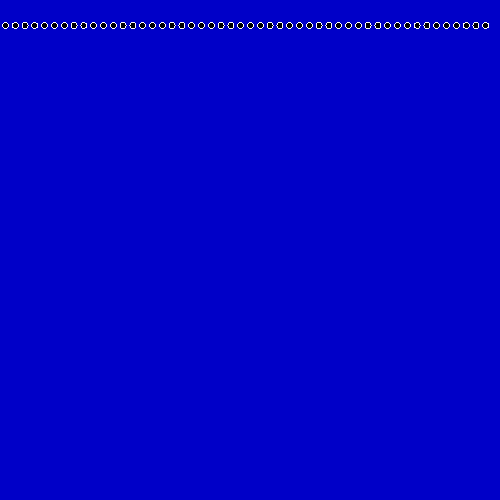
Frame 1 (no input)
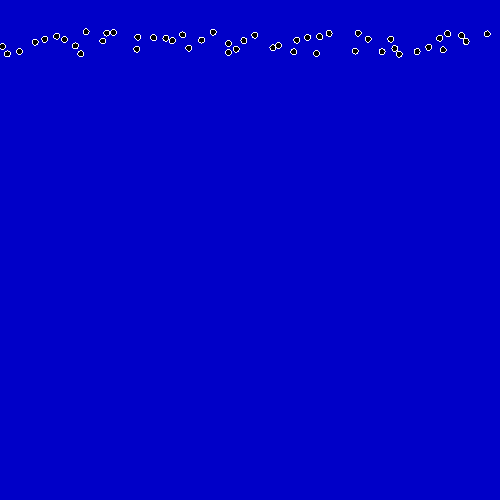
Frame 60 (the mouse pressed at the canvas centre just before this capture)
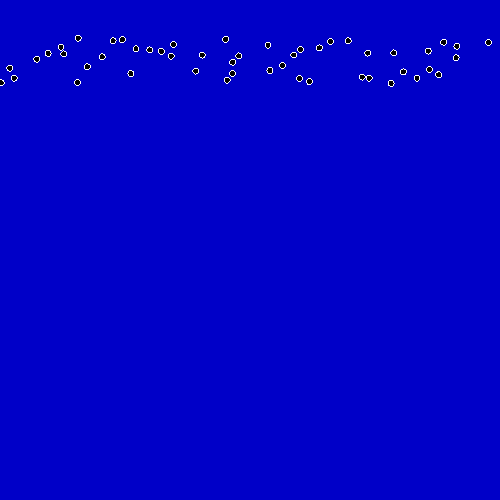
Frame 120 (the mouse held since frame 60 and released just before this capture)

The Processing sketch that drew these frames (run headless with seeded random() and noise(); from frame 60 on, the mouse is pressed at the canvas centre):

// Processing sketch: particles5
// ── particles5.pde
/// RUNNING BUGS
/// 
//-//////////////////

final int   FR   = 100; //!< How many frames per second
final int   Num  = 50; //!< How many bugs

final float minv = 10.0; //!< The slightest movement of the insect
final float maxv = 50.0; //!< What the greatest movement of the insect

float y0=0.0; //!< Starting height = height/D;

float[] y=new float[Num]; //!< Vertical position
float[] x=new float[Num]; //!< Horizontal position

float[] vy=new float[Num]; //!< Vertical speed in pixels per second!
float[] vx=new float[Num]; //!< Horizontal speed in pixels per second!

boolean[] in_collision=new boolean[Num]; //!< Is it involved in some kind of collision?
float DIAM=6; //!< Diameter of the "insect" as a circle.

//Working collision detection (It can still be done better)
void checkCollisions() //changes in_collision
{
  for(int i=0;i<Num;i++) // We clear the array before updating.
     in_collision[i]=false;
     
  for(int i=0;i<Num;i++)
  {
    for(int j=0;j<Num;j++)
    if(i!=j) // is always in collision with itself!
    {
      float distance=dist(x[i],y[i],x[j],y[j]);
      if(distance<DIAM) // A collision occurred when the distance is less than two radii.
        in_collision[i]=true; //where need we clear this?  
    }
  }
}

void draw() // changes global y,x,vx,vy
{
  // Visualisation
  background(0,0,200); // rgB

  for(int i=0;i<Num;i++) // Visualisation
  {
    if(in_collision[i]) fill(255);
    else fill(0);
    ellipse(x[i],y[i],DIAM,DIAM);
  }

  for(int i=0;i<Num;i++) // Change of positions
  {
    // Checking the new positions    
    if(y[i]<height-3) // Still on the way
    {
      if(x[i] < 0 || width < x[i] || in_collision[i])
        vx[i]=-vx[i]; // Changes in the direction of the X component of the velocity
    }
    else // Target line achieved
    {
      vy[i]=0;
      vx[i]=0;
    }
    
    y[i]+=vy[i]/FR; // Vertical speed is in pixels per second!
    x[i]+=vx[i]/FR; // Horisontal speed is in pixels per second!
  }
  
  checkCollisions();
}

void setup() // changes global y0,y,x,vx,vy
{
  size(500,500);
  y0=height/20;
  
  noSmooth();
  frameRate(FR);
  stroke(255);
  fill(0);
  float a=width/(Num+1.0); // Distance between starting positions
  for(int i=0;i<Num;i++) // Initialize positions and speeds
  {
    y[i]=y0;     
    x[i]=i*a+a/2; // a/2 prevents starting on the edge
    vy[i]=random(minv,maxv); // Y speeds
    vx[i]=random(-maxv/2,maxv/2); // X speeds could be negative.
  }
}

/// @date 2026-10-29 ( → https://github.com/borkowsk/bookProcessingEN)
